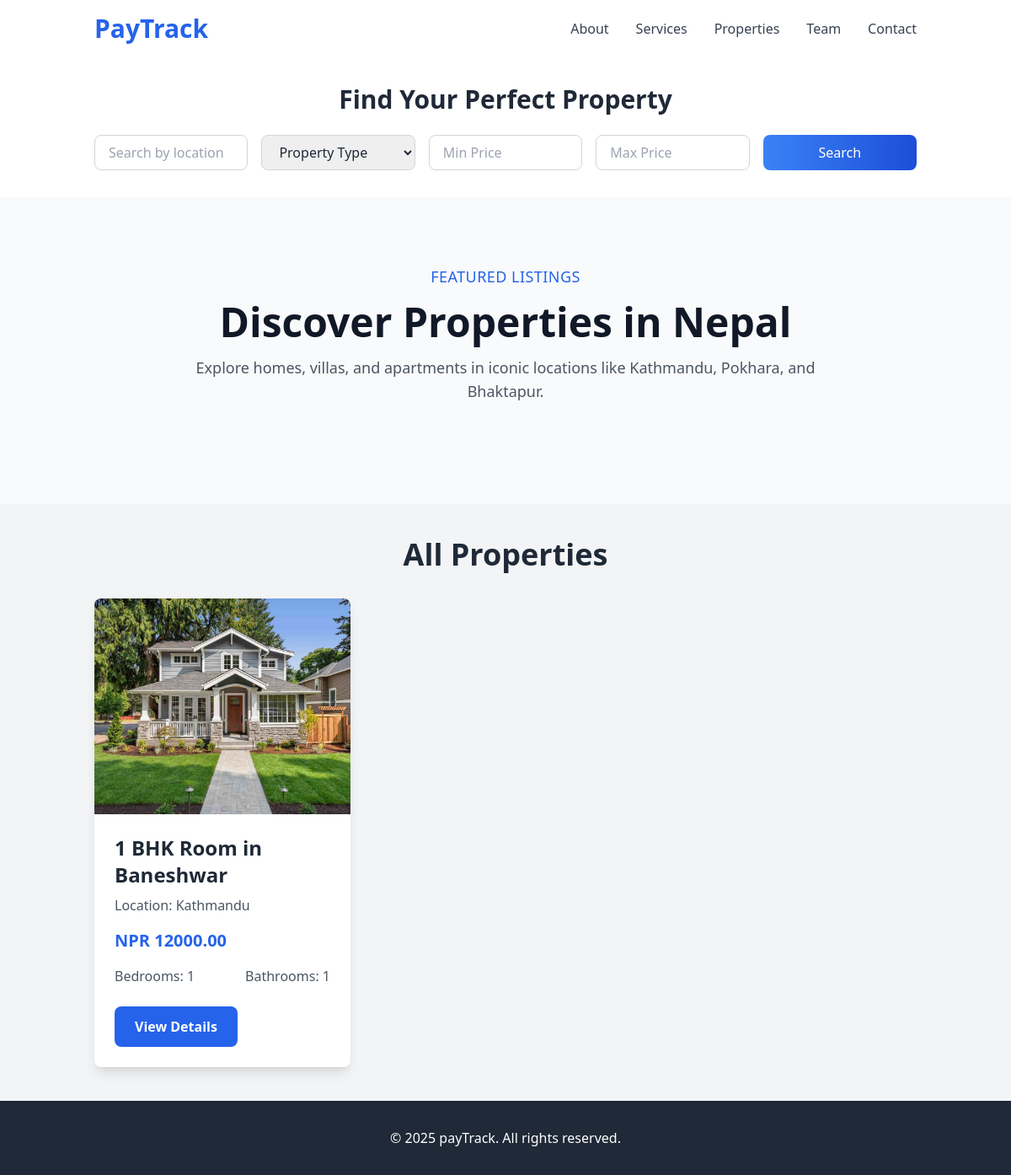
Before: /properties/ with the older database file.
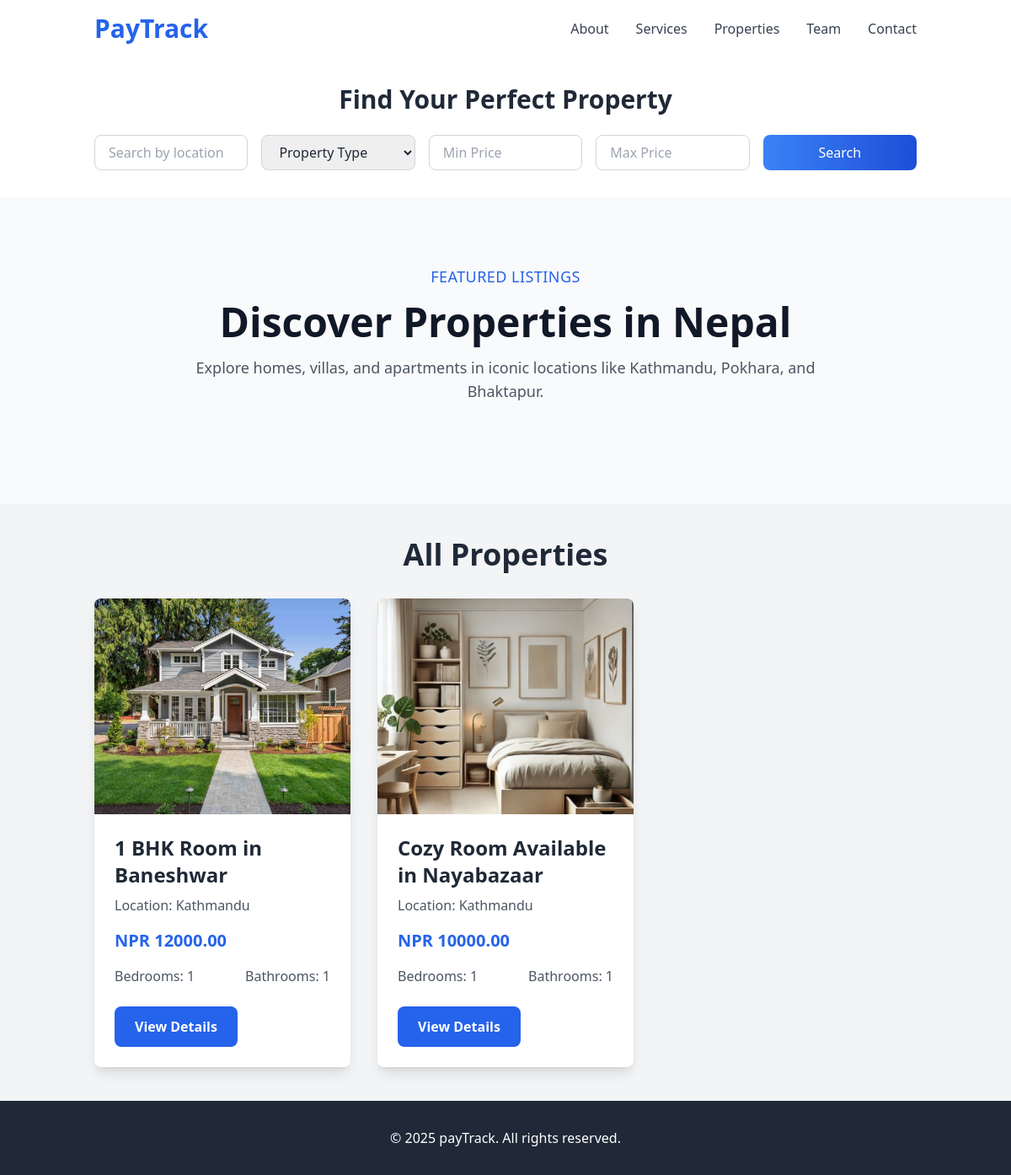
After: the same page with the newer database file.
### user/models.py (models this page shows, shortened)
class Property(models.Model):
    PROPERTY_TYPES = [
        ('house', 'House'),
        ('apartment', 'Apartment'),
        ('villa', 'Villa'),
        ('land', 'Land'),
    ]
    homeowner = models.ForeignKey(
        settings.AUTH_USER_MODEL,
        on_delete=models.CASCADE,
        related_name='properties',
        null=True,  # Make it nullable temporarily
        blank=True  # Allow it to be blank temporarily
    )
    title = models.CharField(max_length=200, default="Unnamed Property")
    location = models.CharField(max_length=200, default="Unknown Location")
    property_type = models.CharField(max_length=20, choices=PROPERTY_TYPES, default='house')
    price = models.DecimalField(max_digits=10, decimal_places=2, default=0.00)
    bedrooms = models.IntegerField(null=True, blank=True, default=1)
    bathrooms = models.IntegerField(null=True, blank=True, default=1)
    description = models.TextField(default="No description available.")
    image = models.ImageField(upload_to='properties/', default='default_property.jpg')
    featured = models.BooleanField(default=False)

### user/views.py (the view)
# urls.py: path('properties/', views.properties_list, name='properties_list'),
def properties_list(request):
    featured_properties = Property.objects.filter(featured=True)  # Featured properties
    all_properties = Property.objects.all()  # All properties
    location = request.GET.get('location', '')
    property_type = request.GET.get('property_type', '')
    min_price = request.GET.get('min_price', '')
    max_price = request.GET.get('max_price', '')
    if location:
        all_properties = all_properties.filter(location__icontains=location)
    if property_type:
        all_properties = all_properties.filter(property_type=property_type)
    if min_price:
        all_properties = all_properties.filter(price__gte=min_price)
    if max_price:
        all_properties = all_properties.filter(price__lte=max_price)
    return render(request, 'user/properties_list.html', {
        'featured_properties': featured_properties,
        'all_properties': all_properties,
    })

### user/templates/user/properties_list.html (shortened to what this page needs)
<!DOCTYPE html>
<html lang="en">
<head>
    <script src="https://cdn.tailwindcss.com"></script>
</head>
<body class="bg-gray-50 text-gray-800">
    <header class="bg-white shadow-lg py-4">
        <div class="container mx-auto flex justify-between items-center px-6">
            <h1 class="text-3xl font-extrabold text-blue-600">
                <a href="{% url 'landing_page' %}">PayTrack</a>
            </h1>
        <nav class="hidden md:flex space-x-8">
            <a href="{% url 'about_page' %}" class="text-gray-700 hover:text-blue-600 font-medium transition">About</a>
            <a href="{% url 'service_page' %}" class="text-gray-700 hover:text-blue-600 font-medium transition">Services</a>
            <a href="{% url 'properties_list' %}" class="text-gray-700 hover:text-blue-600 font-medium transition">Properties</a>
            <a href="{% url 'service_page' %}" class="text-gray-700 hover:text-blue-600 font-medium transition">Team</a>
            <a href="#contact" class="text-gray-700 hover:text-blue-600 font-medium transition">Contact</a>
        </nav>
        </div>
    </header>
    <section class="py-8 bg-white shadow-md">
        <div class="container mx-auto px-6">
            <h2 class="text-3xl font-bold mb-6 text-center">Find Your Perfect Property</h2>
            <form class="grid grid-cols-1 md:grid-cols-5 gap-4">
                <input type="text" placeholder="Search by location" class="w-full px-4 py-2 border border-gray-300 rounded-lg">
                <select class="w-full px-4 py-2 border border-gray-300 rounded-lg">
                    <option value="">Property Type</option>
                </select>
                <input type="text" placeholder="Min Price" class="w-full px-4 py-2 border border-gray-300 rounded-lg">
                <input type="text" placeholder="Max Price" class="w-full px-4 py-2 border border-gray-300 rounded-lg">
                <button type="submit" class="bg-gradient-to-r from-blue-500 to-blue-700 text-white px-6 py-2 rounded-lg hover:scale-105 transition">Search</button>
            </form>
        </div>
    </section>
    <section id="properties" class="py-20 bg-gray-50">
        <div class="container mx-auto px-6">
            <h3 class="text-lg text-blue-600 uppercase font-medium tracking-wide text-center">Featured Listings</h3>
            <h2 class="text-5xl font-extrabold text-gray-900 mt-4 text-center">Discover Properties in Nepal</h2>
            <p class="text-gray-600 mt-4 text-lg max-w-3xl mx-auto text-center">
                Explore homes, villas, and apartments in iconic locations like Kathmandu, Pokhara, and Bhaktapur.
            </p>
        </div>
    </section>
    <section class="py-10 bg-gray-100">
        <div class="container mx-auto px-6">
            <h2 class="text-4xl font-extrabold text-gray-800 text-center mb-8">All Properties</h2>
            <div class="grid grid-cols-1 md:grid-cols-3 gap-8">
                {% for property in all_properties %}
                <div class="bg-white shadow-lg rounded-lg overflow-hidden hover-card">
                    <img src="{{ property.image.url }}" alt="{{ property.title }}" class="w-full h-64 object-cover">
                    <div class="p-6">
                        <h3 class="text-2xl font-bold text-gray-800">{{ property.title }}</h3>
                        <p class="text-gray-600 mt-2">Location: {{ property.location }}</p>
                        <p class="text-blue-600 font-bold text-xl mt-4">NPR {{ property.price }}</p>
                        <div class="flex justify-between items-center mt-4">
                            <p class="text-gray-600">Bedrooms: {{ property.bedrooms }}</p>
                            <p class="text-gray-600">Bathrooms: {{ property.bathrooms }}</p>
                        </div>
                        <a href="{% url 'property_detail' property.pk %}" class="mt-6 inline-block bg-blue-600 text-white px-6 py-3 rounded-lg font-semibold hover:bg-blue-700">View Details</a>
                    </div>
                </div>
                {% endfor %}
            </div>
        </div>
    </section>
    <footer class="bg-gray-800 text-white py-8">
        <div class="container mx-auto text-center">
            <p>&copy; 2025 payTrack. All rights reserved.</p>
        </div>
    </footer>
</body>
</html>

Changed rows visible on the page:
added Property: image (picture), title "Cozy Room Available in Nayabazaar", location "Kathmandu", price "10000.00", bedrooms "1", bathrooms "1"
